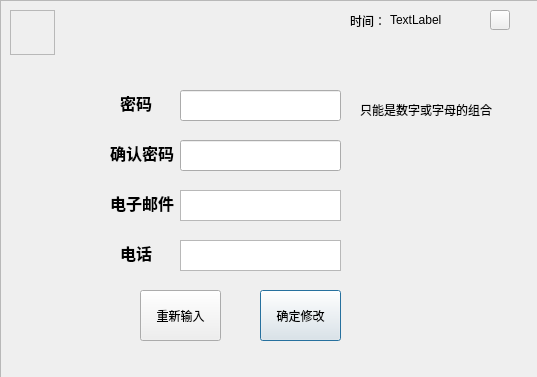
<?xml version="1.0" encoding="UTF-8"?>
<ui version="4.0">
 <class>pc</class>
 <widget class="QDialog" name="pc">
  <property name="geometry">
   <rect>
    <x>0</x>
    <y>0</y>
    <width>537</width>
    <height>377</height>
   </rect>
  </property>
  <property name="minimumSize">
   <size>
    <width>537</width>
    <height>377</height>
   </size>
  </property>
  <property name="maximumSize">
   <size>
    <width>537</width>
    <height>377</height>
   </size>
  </property>
  <property name="windowTitle">
   <string>修改个人信息</string>
  </property>
  <property name="modal">
   <bool>true</bool>
  </property>
  <widget class="QLabel" name="label_2">
   <property name="geometry">
    <rect>
     <x>120</x>
     <y>91</y>
     <width>54</width>
     <height>21</height>
    </rect>
   </property>
   <property name="text">
    <string>&lt;html&gt;&lt;head/&gt;&lt;body&gt;&lt;p&gt;&lt;span style=&quot; font-size:12pt; font-weight:600;&quot;&gt;密码&lt;/span&gt;&lt;/p&gt;&lt;/body&gt;&lt;/html&gt;</string>
   </property>
  </widget>
  <widget class="QLabel" name="label_3">
   <property name="geometry">
    <rect>
     <x>110</x>
     <y>141</y>
     <width>71</width>
     <height>21</height>
    </rect>
   </property>
   <property name="text">
    <string>&lt;html&gt;&lt;head/&gt;&lt;body&gt;&lt;p&gt;&lt;span style=&quot; font-size:12pt; font-weight:600;&quot;&gt;确认密码&lt;/span&gt;&lt;/p&gt;&lt;/body&gt;&lt;/html&gt;</string>
   </property>
  </widget>
  <widget class="QLabel" name="label_4">
   <property name="geometry">
    <rect>
     <x>110</x>
     <y>191</y>
     <width>71</width>
     <height>21</height>
    </rect>
   </property>
   <property name="text">
    <string>&lt;html&gt;&lt;head/&gt;&lt;body&gt;&lt;p&gt;&lt;span style=&quot; font-size:12pt; font-weight:600;&quot;&gt;电子邮件&lt;/span&gt;&lt;/p&gt;&lt;/body&gt;&lt;/html&gt;</string>
   </property>
  </widget>
  <widget class="QLabel" name="label_5">
   <property name="geometry">
    <rect>
     <x>120</x>
     <y>241</y>
     <width>54</width>
     <height>21</height>
    </rect>
   </property>
   <property name="text">
    <string>&lt;html&gt;&lt;head/&gt;&lt;body&gt;&lt;p&gt;&lt;span style=&quot; font-size:12pt; font-weight:600;&quot;&gt;电话&lt;/span&gt;&lt;/p&gt;&lt;/body&gt;&lt;/html&gt;</string>
   </property>
  </widget>
  <widget class="QTextEdit" name="pc_email">
   <property name="geometry">
    <rect>
     <x>180</x>
     <y>190</y>
     <width>161</width>
     <height>31</height>
    </rect>
   </property>
  </widget>
  <widget class="QTextEdit" name="pc_phone">
   <property name="geometry">
    <rect>
     <x>180</x>
     <y>240</y>
     <width>161</width>
     <height>31</height>
    </rect>
   </property>
  </widget>
  <widget class="QPushButton" name="pc_regb">
   <property name="geometry">
    <rect>
     <x>260</x>
     <y>290</y>
     <width>81</width>
     <height>51</height>
    </rect>
   </property>
   <property name="text">
    <string>确定修改</string>
   </property>
  </widget>
  <widget class="QPushButton" name="pc_clearb">
   <property name="geometry">
    <rect>
     <x>140</x>
     <y>290</y>
     <width>81</width>
     <height>51</height>
    </rect>
   </property>
   <property name="text">
    <string>重新输入</string>
   </property>
  </widget>
  <widget class="QLineEdit" name="pc_logkey">
   <property name="geometry">
    <rect>
     <x>180</x>
     <y>90</y>
     <width>161</width>
     <height>31</height>
    </rect>
   </property>
   <property name="text">
    <string/>
   </property>
  </widget>
  <widget class="QLineEdit" name="pc_logkeysure">
   <property name="geometry">
    <rect>
     <x>180</x>
     <y>140</y>
     <width>161</width>
     <height>31</height>
    </rect>
   </property>
  </widget>
  <widget class="QLabel" name="label_6">
   <property name="geometry">
    <rect>
     <x>360</x>
     <y>100</y>
     <width>141</width>
     <height>20</height>
    </rect>
   </property>
   <property name="text">
    <string>只能是数字或字母的组合</string>
   </property>
  </widget>
  <widget class="QLabel" name="label">
   <property name="geometry">
    <rect>
     <x>350</x>
     <y>10</y>
     <width>54</width>
     <height>21</height>
    </rect>
   </property>
   <property name="text">
    <string>时间：</string>
   </property>
  </widget>
  <widget class="QLabel" name="time">
   <property name="geometry">
    <rect>
     <x>390</x>
     <y>10</y>
     <width>71</width>
     <height>20</height>
    </rect>
   </property>
   <property name="text">
    <string>TextLabel</string>
   </property>
  </widget>
  <widget class="QFrame" name="frame">
   <property name="geometry">
    <rect>
     <x>0</x>
     <y>0</y>
     <width>541</width>
     <height>381</height>
    </rect>
   </property>
   <property name="styleSheet">
    <string notr="true">background-image: url(:/new/mainwindow/pc.png);</string>
   </property>
   <property name="frameShape">
    <enum>QFrame::StyledPanel</enum>
   </property>
   <property name="frameShadow">
    <enum>QFrame::Raised</enum>
   </property>
   <widget class="QPushButton" name="pc_exitb">
    <property name="geometry">
     <rect>
      <x>490</x>
      <y>10</y>
      <width>20</width>
      <height>20</height>
     </rect>
    </property>
    <property name="minimumSize">
     <size>
      <width>20</width>
      <height>20</height>
     </size>
    </property>
    <property name="maximumSize">
     <size>
      <width>20</width>
      <height>20</height>
     </size>
    </property>
    <property name="styleSheet">
     <string notr="true">background-image: url(:/new/mainwindow/20080528160815502.gif);</string>
    </property>
    <property name="text">
     <string/>
    </property>
   </widget>
   <widget class="QFrame" name="frame_2">
    <property name="geometry">
     <rect>
      <x>10</x>
      <y>10</y>
      <width>45</width>
      <height>45</height>
     </rect>
    </property>
    <property name="minimumSize">
     <size>
      <width>45</width>
      <height>45</height>
     </size>
    </property>
    <property name="maximumSize">
     <size>
      <width>45</width>
      <height>45</height>
     </size>
    </property>
    <property name="styleSheet">
     <string notr="true">background-image: url(:/new/mainwindow/lms.ico);</string>
    </property>
    <property name="frameShape">
     <enum>QFrame::StyledPanel</enum>
    </property>
    <property name="frameShadow">
     <enum>QFrame::Raised</enum>
    </property>
   </widget>
  </widget>
  <zorder>frame</zorder>
  <zorder>label_2</zorder>
  <zorder>label_3</zorder>
  <zorder>label_4</zorder>
  <zorder>label_5</zorder>
  <zorder>pc_email</zorder>
  <zorder>pc_phone</zorder>
  <zorder>pc_regb</zorder>
  <zorder>pc_clearb</zorder>
  <zorder>pc_logkey</zorder>
  <zorder>pc_logkeysure</zorder>
  <zorder>label_6</zorder>
  <zorder>label</zorder>
  <zorder>time</zorder>
 </widget>
 <tabstops>
  <tabstop>pc_logkey</tabstop>
  <tabstop>pc_logkeysure</tabstop>
  <tabstop>pc_email</tabstop>
  <tabstop>pc_phone</tabstop>
  <tabstop>pc_clearb</tabstop>
  <tabstop>pc_regb</tabstop>
  <tabstop>pc_exitb</tabstop>
 </tabstops>
 <resources/>
 <connections/>
</ui>
